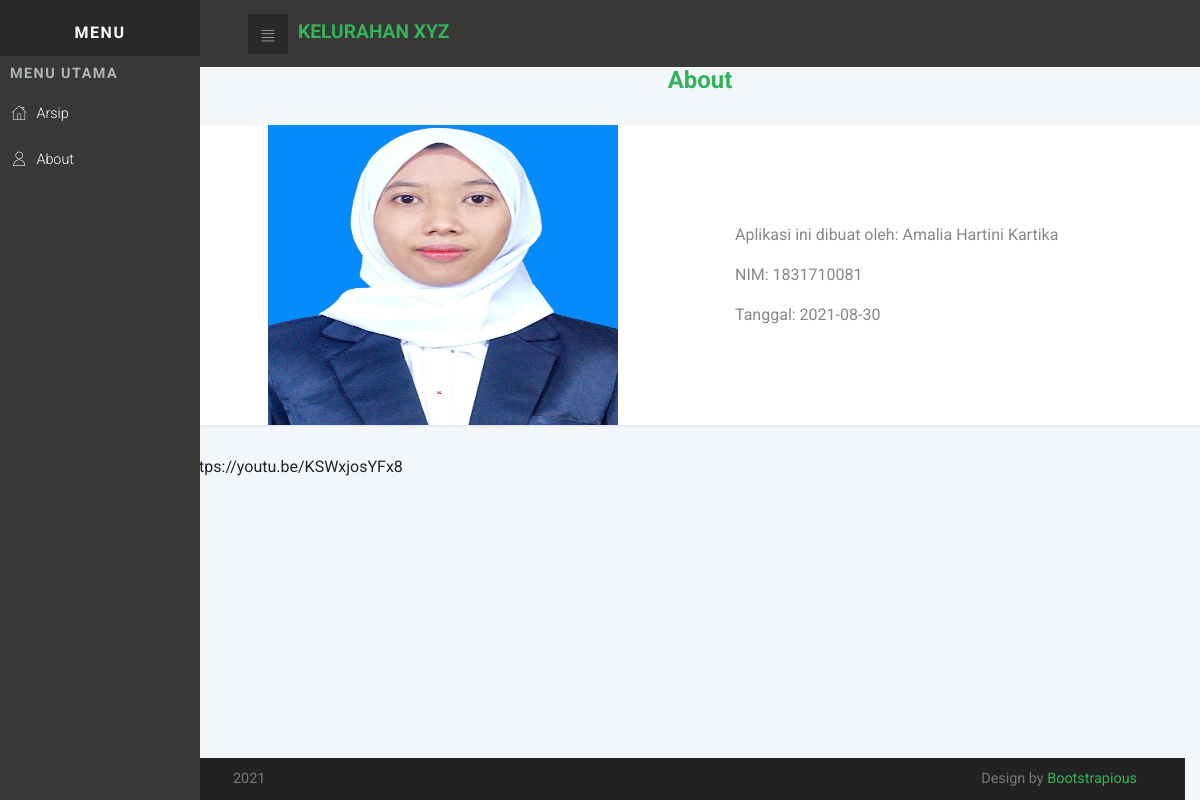
The page /index.php/home/about on the database its author committed.
### tables this page shows
CREATE TABLE `about` (
  `id` int(11) NOT NULL,
  `foto` varchar(100) NOT NULL,
  `nama` varchar(100) NOT NULL,
  `nim` varchar(20) NOT NULL,
  `tgl` date NOT NULL
);

### application/controllers/Home.php (called while the page is built, shortened)
<?php
class Home extends CI_Controller {
    public function __construct()
    {
        $this->load->model('home_model');
    }
    public function about()
    {
        $data['title'] = 'Arsip Surat';
        $data['tampil']=$this->home_model->about_me();
        $this->load->view('template/navbar', $data);
        $this->load->view('about', $data);
        $this->load->view('template/footer');
    }
}

### index.php (called while the page is built, shortened)
<?php
require_once BASEPATH.'core/CodeIgniter.php';

### application/models/home_model.php (called while the page is built, shortened)
<?php
class home_model extends CI_Model {
    public function about_me()
    {
        return $this->db->get('about')->result();
    }
}

### application/views/about.php (the view)
<div class="row">
      <div class="col-lg-12">
      <h1 class="text-primary text-center">About</h1>
      <br>
              <div class="card data-usage">
              <div class="row d-flex align-items-center">
                  <div class="col-sm-6">
                      <?php
                      foreach($tampil as $t){
                          ?>
                        <div class="d-flex align-items-center justify-content-center"> <img src="<?= base_url('uploads/') . $t->foto; ?>" class="card-img" alt="foto_identitas" style="height: 300px; width:350px;"></div>
                        </div>
                        <div class="col-sm-6">
                        <div class="card-body">
                        <p class="card-text">Aplikasi ini dibuat oleh: <?php echo $t->nama; ?></p>
                        <p class="card-text">NIM: <?php echo $t->nim; ?></p>
                        <p class="card-text">Tanggal: <?php echo $t->tgl; ?></p>
                      </div>
                        <?php } ?>
                    </div>
                </div>
              </div>
            </div>
            https://youtu.be/KSWxjosYFx8

### assets/css/style.default.css (style rules this page uses)
body { overflow-x: hidden; }
.card { margin-bottom: 30px; -webkit-box-shadow: 1px 1px 2px rgba(0, 0, 0, 0.1); box-shadow: 1px 1px 2px rgba(0, 0, 0, 0.1); }
.card:not([class*="text"]) p { color: #888; }
body { font-family: "Roboto", sans-serif; font-size: 1rem; font-weight: 400; line-height: 1.5; color: #212529; background-color: #fff; }
h1, h2, h3, h4, h5, h6, .h1, .h2, .h3, .h4, .h5, .h6 { margin-bottom: 0.5rem; font-family: inherit; font-weight: 700; line-height: 1.1; color: inherit; }
h1, .h1 { font-size: 1.5rem; }
.text-primary { color: #33b35a !important; }
.card { background-color: #fff; border: 0 solid #eee; border-radius: 0; }
.card-body { padding: 1.25rem; }
.card-img { border-radius: 0; }

### rows shown on the page
about: foto (picture), nama "Amalia Hartini Kartika", nim "1831710081", tgl "2021-08-30"
